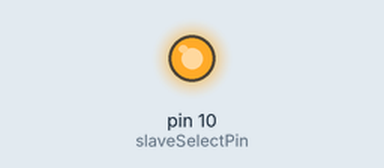
Simulated run of this sketch. Board: Arduino Uno, built with avr-gcc and run on an emulated ATmega328P. Parts: output pins drawn as LEDs (lit = HIGH). Pins used as bus, display or sensor lines are not drawn.

Above: at 0.1 s.
Timing chart, 0 to 1.6 s (numbered marks = the images above):
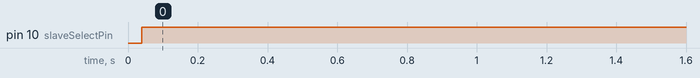

The sketch:

Atomizer_PRO_Basics.ino
```cpp
// (licence header left out)
// TO adjust the fogging speed, include the SPI library:
#include <SPI.h>
//
void fogSpeedControl(int value); //value range (0-25)
// Connect Any digital pin to CS(here pin 10 as example, as the slave select for the digital pot in the module:
const int slaveSelectPin = 10;
int atomizer = 12; //atomizer switch: assign it to HIGH to make the atomizer start working, or the fogSpeedControl won't work.
void setup() {
  // set the slaveSelectPin as an output:
  pinMode (slaveSelectPin, OUTPUT);
  pinMode(atomizer, OUTPUT);
  digitalWrite (slaveSelectPin, HIGH);
  // initialize SPI:
  SPI.begin();
  fogSpeedControl(12);
}

void loop() {

  // change the fogging speed from min to max:

    digitalWrite(atomizer, HIGH);
    fogSpeedControl(0);
    delay(500);
    digitalWrite(atomizer, LOW); // to prevent the chips(mosfet and inductor) overheat
    delay(2000);

    digitalWrite(atomizer, HIGH);
    fogSpeedControl(12);
    delay(500);
    digitalWrite(atomizer, LOW); // to prevent the chips(mosfet and inductor) overheat
    delay(2000);

    digitalWrite(atomizer, HIGH);
    fogSpeedControl(25);
    delay(500);
    digitalWrite(atomizer, LOW); // to prevent the chips(mosfet and inductor) overheat
    delay(2000);

}

void fogSpeedControl(int value) {
  // gain control of the SPI port
  // and configure settings
  SPI.beginTransaction(SPISettings(4000000, MSBFIRST, SPI_MODE0));  //UNFINISHED. NEED TO BE TESTED.   by kilo --21.8.13
  // take the SS pin low to select the chip:
  digitalWrite(slaveSelectPin,LOW);
  //  send in the address and value via SPI:
  SPI.transfer(value);
  // take the SS pin high to de-select the chip:
  digitalWrite(slaveSelectPin,HIGH);
  // release control of the SPI port
  SPI.endTransaction();
}
```

Measured:
- by itself, pin 10 (slaveSelectPin): LOW → HIGH at 0.04 s
